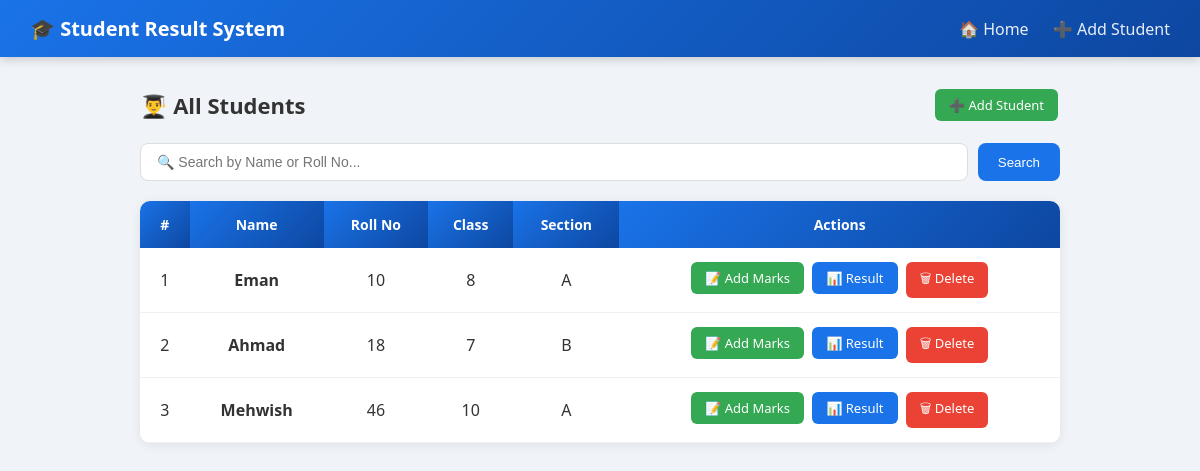
The page / on the database its author committed.
### models.py (models this page shows)
class Student(db.Model):
    id      = db.Column(db.Integer, primary_key=True)
    name    = db.Column(db.String(100), nullable=False)
    roll_no = db.Column(db.String(20),  unique=True, nullable=False)
    cls     = db.Column(db.String(20),  nullable=False)
    section = db.Column(db.String(5),   nullable=False)

### app.py (the view)
@app.route('/')
def index():
    search = request.args.get('search', '')
    if search:
        students = Student.query.filter(
            (Student.name.ilike(f'%{search}%')) |
            (Student.roll_no.ilike(f'%{search}%'))
        ).all()
    else:
        students = Student.query.all()
    return render_template('index.html', students=students, search=search)

### templates/index.html (shortened to what this page needs)
{% extends "base.html" %}
{% block content %}
<div class="page-header">
  <h2>👨‍🎓 All Students</h2>
  <a class="btn green" href="/add-student">➕ Add Student</a>
</div>
<form method="GET" action="/" class="search-form">
  <input type="text" name="search" placeholder="🔍 Search by Name or Roll No..."
         value="{{ search }}">
  <button type="submit">Search</button>
</form>
{% if students %}
<table>
  <thead>
    <tr>
      <th>#</th><th>Name</th><th>Roll No</th>
      <th>Class</th><th>Section</th><th>Actions</th>
    </tr>
  </thead>
  <tbody>
    {% for s in students %}
    <tr>
      <td>{{ loop.index }}</td>
      <td><strong>{{ s.name }}</strong></td>
      <td>{{ s.roll_no }}</td>
      <td>{{ s.cls }}</td>
      <td>{{ s.section }}</td>
      <td>
        <a class="btn green" href="/add-marks/{{ s.id }}">📝 Add Marks</a>
        <a class="btn blue"  href="/result/{{ s.id }}">📊 Result</a>
        <a class="btn red"   href="/delete/{{ s.id }}"
           onclick="return confirm('Are you sure you want to delete this student?')">🗑 Delete</a>
      </td>
    </tr>
    {% endfor %}
  </tbody>
</table>
{% endif %}
{% endblock %}

### static/style.css (style rules this page uses)
* { margin: 0; padding: 0; box-sizing: border-box; }
body { font-family: 'Segoe UI', sans-serif; background: #f0f4f8; color: #333; }
.page-header { display: flex; justify-content: space-between; align-items: center; margin-bottom: 20px; }
.page-header h2 { font-size: 22px; }
.search-form { display: flex; gap: 10px; margin-bottom: 20px; }
.search-form input { flex: 1; padding: 10px 16px; border: 1px solid #ddd; border-radius: 8px; font-size: 14px; }
.search-form button { padding: 10px 20px; background: #1a73e8; color: white; border: none; border-radius: 8px; cursor: pointer; }
table { width: 100%; border-collapse: collapse; background: white; border-radius: 10px; overflow: hidden; box-shadow: 0 2px 12px rgba(0,0,0,0.08); }
th { background: linear-gradient(135deg, #1a73e8, #0d47a1); color: white; padding: 14px; font-size: 14px; }
td { padding: 12px 14px; border-bottom: 1px solid #f0f0f0; text-align: center; }
.btn { padding: 7px 14px; border-radius: 6px; text-decoration: none; color: white; font-size: 13px; margin: 2px; display: inline-block; font-weight: 500; transition: opacity 0.2s; }
.green { background: #34a853; }
.blue { background: #1a73e8; }
.red { background: #ea4335; }

### rows shown on the page
Student: name "Eman", roll_no "10", cls "8", section "A"
Student: name "Ahmad", roll_no "18", cls "7", section "B"
Student: name "Mehwish", roll_no "46", cls "10", section "A"
